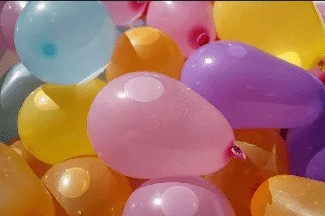
#> input picture Image Processing/HSV color space/Balloons Detection/Balloon.jpg, 325 x 216 px, given in place of the camera
$ python main.py
#> lines starting #> are read from the running program, lines starting #| are printed output that depends on the picture; after the words box and inside, x2 and y2 are one past the last pixel; in counts of white or black regions, pixels touching at a corner belong together
import cv2
import numpy as np
import matplotlib.pyplot as plt


cap = cv2.VideoCapture(0)
lower_skin = np.array([0, 20, 70])
upper_skin = np.array([20, 255, 255])

while True:
    ret , frame = cap.read()
#> frame is the input picture: shape (216, 325, 3); mean B, G, R 99.3, 115, 169
    frame = cv2.flip(frame,1)
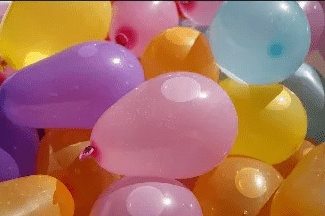
#> frame: shape (216, 325, 3); mean B, G, R 99.3, 115, 169

    frame_HSV = cv2.cvtColor(frame,cv2.COLOR_BGR2HSV)
#> frame_HSV: shape (216, 325, 3); mean H, S, V 91.7, 142, 174.6
    mask = cv2.inRange(frame_HSV,lower_skin,upper_skin)
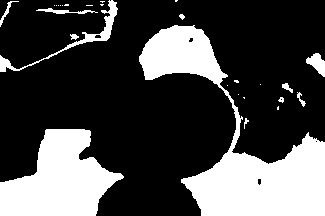
#> mask: shape (216, 325); 28.3% white; 28 white regions (16 under 20 px), largest, box (x1, y1, x2, y2) and area: (139, 25, 325, 216) 11643, (0, 129, 124, 216) 6671, (0, 0, 118, 72) 775

    result = cv2.bitwise_and(frame,frame,mask=mask)
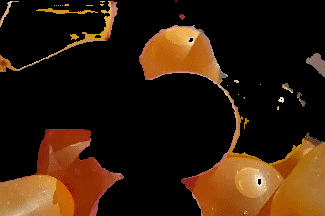
#> result: shape (216, 325, 3); mean B, G, R 11.8, 28.9, 49.7

    cv2.imshow("Skin detection",result)
    if cv2.waitKey(25) == ord('q'):
#> (key q is pressed here)
        break

cap.release()
cv2.destroyAllWindows()
